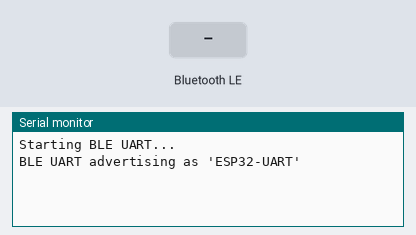
This sketch was run on a simulated ESP32. On the bench: the last lines printed to the serial monitor. The test bench sets the inputs (shaded band). Nothing arrives over Bluetooth unless stated; a phone connects over Bluetooth LE 3 s after start.

Above: at 2.2 s.
2.3 s: Bluetooth LE write "1" received
At 3.4 s:
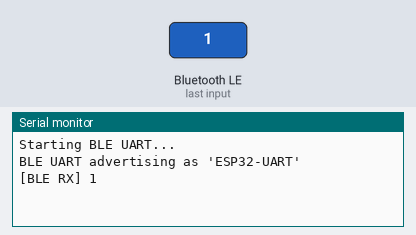
5.3 s: Bluetooth LE write "0" received
At 5.7 s:
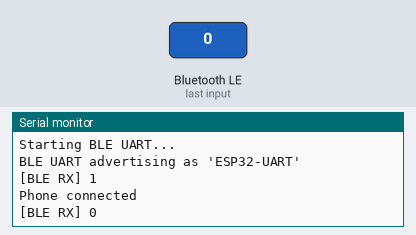
6.8 s: Bluetooth LE write "2" received
At 8.1 s:
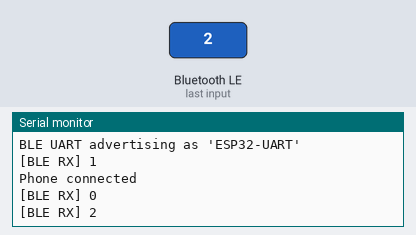

The sketch:

sketch_sep29a.ino
```cpp
#include <BLEDevice.h>
#include <BLEServer.h>
#include <BLEUtils.h>
#include <BLE2902.h>

// Nordic UART Service (NUS) UUIDs
#define NUS_SERVICE_UUID        "6E400001-B5A3-F393-E0A9-E50E24DCCA9E"
#define NUS_RX_CHAR_UUID        "6E400002-B5A3-F393-E0A9-E50E24DCCA9E" // phone -> ESP32 (Write/WriteNR)
#define NUS_TX_CHAR_UUID        "6E400003-B5A3-F393-E0A9-E50E24DCCA9E" // ESP32 -> phone (Notify)

BLECharacteristic *txChar;  // notify
BLECharacteristic *rxChar;  // write

class RxCallback: public BLECharacteristicCallbacks {
  void onWrite(BLECharacteristic *pCharacteristic) override {
    String value = pCharacteristic->getValue().c_str();  // make it Arduino String
    if (value.length() > 0) {
      Serial.print("[BLE RX] ");
      Serial.println(value);

      // Optional: echo back to phone
      txChar->setValue(value.c_str());
      txChar->notify();
    }
  }

};

class ServerCallback: public BLEServerCallbacks {
  void onConnect(BLEServer* pServer) override {
    Serial.println("Phone connected");
  }
  void onDisconnect(BLEServer* pServer) override {
    Serial.println("Phone disconnected");
    // Restart advertising so you can reconnect
    pServer->getAdvertising()->start();
  }
};

void setup() {
  Serial.begin(115200);
  delay(1000);
  Serial.println("Starting BLE UART...");

  BLEDevice::init("ESP32-UART"); // device name you’ll see on iPhone

  BLEServer *server = BLEDevice::createServer();
  server->setCallbacks(new ServerCallback());

  BLEService *service = server->createService(NUS_SERVICE_UUID);

  // TX: Notify (ESP32 -> phone)
  txChar = service->createCharacteristic(
    NUS_TX_CHAR_UUID,
    BLECharacteristic::PROPERTY_NOTIFY
  );
  txChar->addDescriptor(new BLE2902()); // enables CCCD for notifications

  // RX: Write / Write Without Response (phone -> ESP32)
  rxChar = service->createCharacteristic(
    NUS_RX_CHAR_UUID,
    BLECharacteristic::PROPERTY_WRITE | BLECharacteristic::PROPERTY_WRITE_NR
  );
  rxChar->setCallbacks(new RxCallback());

  service->start();

  // Advertise as a connectable BLE peripheral with the UART service UUID
  BLEAdvertising *adv = BLEDevice::getAdvertising();
  adv->addServiceUUID(NUS_SERVICE_UUID);
  adv->setScanResponse(true);
  adv->setMinPreferred(0x06);  // optional: better iOS compatibility
  adv->setMinPreferred(0x12);
  BLEDevice::startAdvertising();

  Serial.println("BLE UART advertising as 'ESP32-UART'");
}

void loop() {
  // Example: send a heartbeat to the phone every 5 seconds (if connected)
  static uint32_t lastMs = 0;
  if (millis() - lastMs > 5000) {
    lastMs = millis();
    const char* msg = "ESP32 heartbeat\n";
    txChar->setValue((uint8_t*)msg, strlen(msg));
    txChar->notify();
  }
}
```

Measured:
- after the input at 2.3 s, the serial monitor: prints a new line at once (image 1)
- after the input at 5.3 s, the serial monitor: prints a new line at once (image 2)
- after the input at 6.8 s, the serial monitor: prints a new line at once (image 3)
